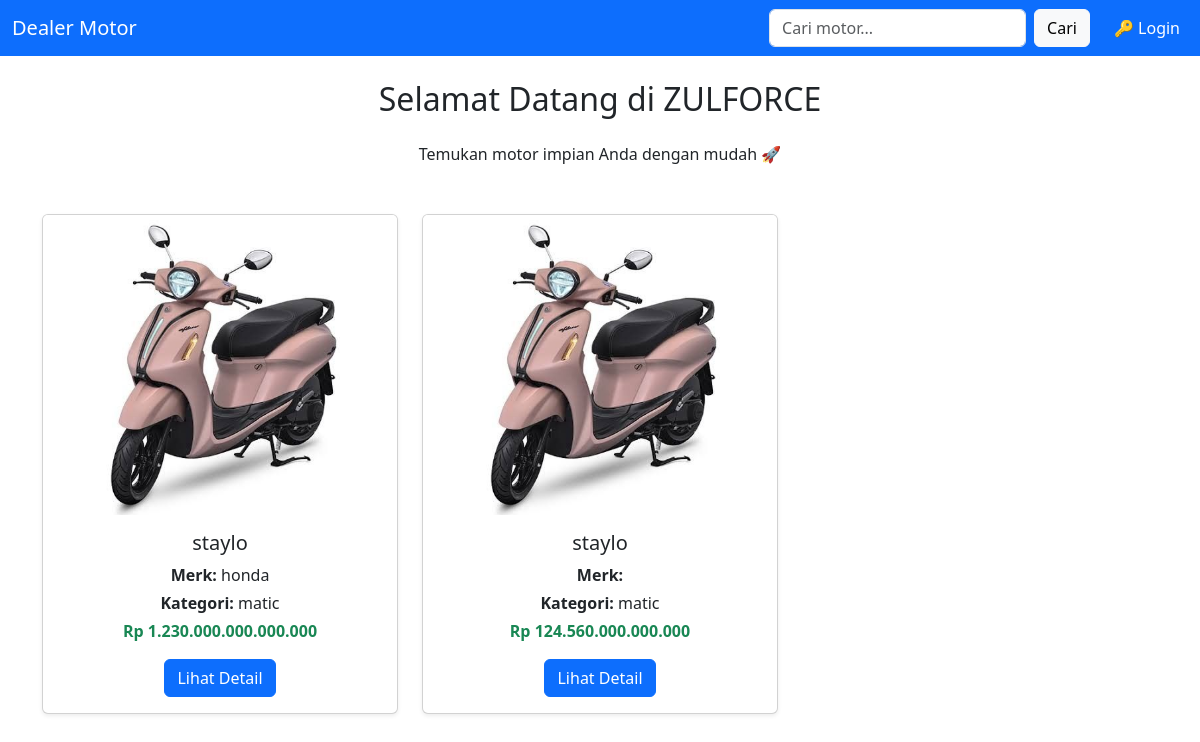
Page /index.php?cari=staylo on the committed database.
### tables this page shows
CREATE TABLE `produk` (
  `id_produk` int(11) NOT NULL,
  `merk_id` int(11) NOT NULL,
  `nama_produk` varchar(25) NOT NULL,
  `harga` double NOT NULL,
  `deskripsi` varchar(150) NOT NULL,
  `stock` int(30) NOT NULL,
  `kategori` enum('classic','matic','','') NOT NULL,
  `photo` text NOT NULL
);

CREATE TABLE `merk` (
  `id_merk` int(11) NOT NULL,
  `nama_merk` varchar(25) NOT NULL
);

### index.php (the view, shortened to what this page needs)
<?php
include "header.php";
include "db/koneksi.php";
$cari = isset($_GET['cari']) ? trim($_GET['cari']) : '';
if ($cari != '') {
    $sql = "SELECT p.*, m.nama_merk
            FROM produk p
            LEFT JOIN merk m ON p.merk_id = m.id_merk
            WHERE p.nama_produk LIKE '%$cari%'
               OR m.nama_merk LIKE '%$cari%'
               OR p.kategori LIKE '%$cari%'
            ORDER BY p.id_produk DESC";
} else {
    $sql = "SELECT p.*, m.nama_merk
            FROM produk p
            LEFT JOIN merk m ON p.merk_id = m.id_merk
            ORDER BY p.id_produk DESC LIMIT 6";
}
$result = $koneksi->query($sql);
?>
<h2 class="text-center mb-4">Selamat Datang di ZULFORCE</h2>
<p class="text-center mb-5">Temukan motor impian Anda dengan mudah 🚀</p>
<div class="row">
  <?php if ($result->num_rows > 0): ?>
    <?php while($row = $result->fetch_assoc()): ?>
      <div class="col-md-4 mb-4">
        <div class="card h-100 shadow-sm">
          <?php if (!empty($row['photo'])): ?>
            <img src="admin/<?= $row['photo'] ?>" class="card-img-top" style="height:300px; object-fit:cover;" alt="<?= htmlspecialchars($row['nama_produk']) ?>">
          <?php else: ?>
            <img src="no-image.png" class="card-img-top" style="height:300px; object-fit:cover;" alt="No Image">
          <?php endif; ?>
          <div class="card-body text-center">
            <h5 class="card-title"><?= htmlspecialchars($row['nama_produk']) ?></h5>
            <p class="mb-1"><strong>Merk:</strong> <?= htmlspecialchars($row['nama_merk']) ?></p>
            <p class="mb-1"><strong>Kategori:</strong> <?= htmlspecialchars($row['kategori']) ?></p>
            <p class="text-success fw-bold">Rp <?= number_format($row['harga'], 0, ',', '.') ?></p>
            <a href="produk_detail.php?id=<?= $row['id_produk'] ?>" class="btn btn-primary">Lihat Detail</a>
          </div>
        </div>
      </div>
    <?php endwhile; ?>
  <?php else: ?>
    <p class="text-center text-muted">Produk tidak ditemukan 😢</p>
  <?php endif; ?>
</div>
<?php include "footer.php"; ?>

### rows in the picture
produk: photo+nama_produk (picture), nama_produk "staylo", merk.nama_merk "honda", kategori "matic", harga "1.230.000.000.000.000"
produk: photo+nama_produk (picture), nama_produk "staylo", kategori "matic", harga "124.560.000.000.000"
